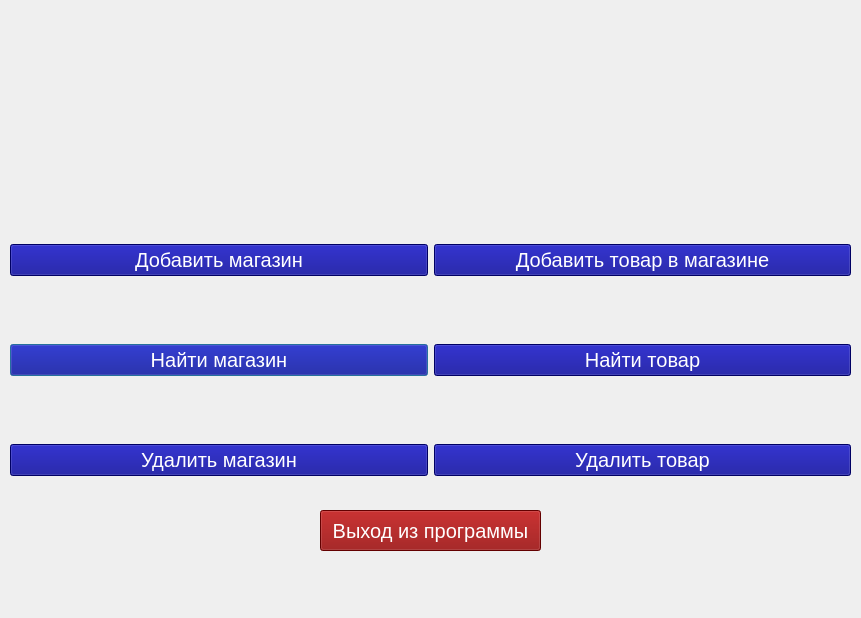
<?xml version="1.0" encoding="UTF-8"?>
<ui version="4.0">
 <class>mainmenu</class>
 <widget class="QDialog" name="mainmenu">
  <property name="geometry">
   <rect>
    <x>0</x>
    <y>0</y>
    <width>861</width>
    <height>618</height>
   </rect>
  </property>
  <property name="windowTitle">
   <string>Dialog</string>
  </property>
  <widget class="QWidget" name="horizontalLayoutWidget_2">
   <property name="geometry">
    <rect>
     <x>10</x>
     <y>320</y>
     <width>841</width>
     <height>81</height>
    </rect>
   </property>
   <layout class="QHBoxLayout" name="horizontalLayout_4">
    <item>
     <widget class="QPushButton" name="pushButton_3">
      <property name="styleSheet">
       <string notr="true">font-family: Arial, sans-serif;
font-size: 20px;
background-color: darkblue; 
color: white;</string>
      </property>
      <property name="text">
       <string>Найти магазин</string>
      </property>
     </widget>
    </item>
    <item>
     <widget class="QPushButton" name="pushButton_4">
      <property name="styleSheet">
       <string notr="true">font-family: Arial, sans-serif;
font-size: 20px;
background-color: darkblue; 
color: white;</string>
      </property>
      <property name="text">
       <string>Найти товар</string>
      </property>
     </widget>
    </item>
   </layout>
  </widget>
  <widget class="QWidget" name="horizontalLayoutWidget_3">
   <property name="geometry">
    <rect>
     <x>10</x>
     <y>420</y>
     <width>841</width>
     <height>81</height>
    </rect>
   </property>
   <layout class="QHBoxLayout" name="horizontalLayout_6">
    <item>
     <widget class="QPushButton" name="pushButton_8">
      <property name="styleSheet">
       <string notr="true">font-family: Arial, sans-serif;
font-size: 20px;
background-color: darkblue; 
color: white;</string>
      </property>
      <property name="text">
       <string>Удалить магазин</string>
      </property>
     </widget>
    </item>
    <item>
     <widget class="QPushButton" name="pushButton_9">
      <property name="styleSheet">
       <string notr="true">font-family: Arial, sans-serif;
font-size: 20px;
background-color: darkblue; 
color: white;</string>
      </property>
      <property name="text">
       <string>Удалить товар</string>
      </property>
     </widget>
    </item>
   </layout>
  </widget>
  <widget class="QWidget" name="horizontalLayoutWidget">
   <property name="geometry">
    <rect>
     <x>10</x>
     <y>220</y>
     <width>841</width>
     <height>81</height>
    </rect>
   </property>
   <layout class="QHBoxLayout" name="horizontalLayout_3">
    <item>
     <widget class="QPushButton" name="pushButton_2">
      <property name="styleSheet">
       <string notr="true">font-family: Arial, sans-serif;
font-size: 20px;
background-color: darkblue; 
color: white;</string>
      </property>
      <property name="text">
       <string>Добавить магазин</string>
      </property>
     </widget>
    </item>
    <item>
     <widget class="QPushButton" name="pushButton">
      <property name="styleSheet">
       <string notr="true">font-family: Arial, sans-serif;
font-size: 20px;
background-color: darkblue; 
color: white;</string>
      </property>
      <property name="text">
       <string>Добавить товар в магазине</string>
      </property>
     </widget>
    </item>
   </layout>
  </widget>
  <widget class="QPushButton" name="pushButton_5">
   <property name="geometry">
    <rect>
     <x>320</x>
     <y>510</y>
     <width>221</width>
     <height>41</height>
    </rect>
   </property>
   <property name="styleSheet">
    <string notr="true">font-family: Arial, sans-serif;
font-size: 20px;
background-color: darkred; 
color: white;</string>
   </property>
   <property name="text">
    <string>Выход из программы</string>
   </property>
  </widget>
  <widget class="QLabel" name="image">
   <property name="geometry">
    <rect>
     <x>170</x>
     <y>40</y>
     <width>521</width>
     <height>131</height>
    </rect>
   </property>
   <property name="text">
    <string/>
   </property>
   <property name="pixmap">
    <pixmap>../../Desktop/welcome.png</pixmap>
   </property>
  </widget>
 </widget>
 <resources/>
 <connections/>
</ui>
